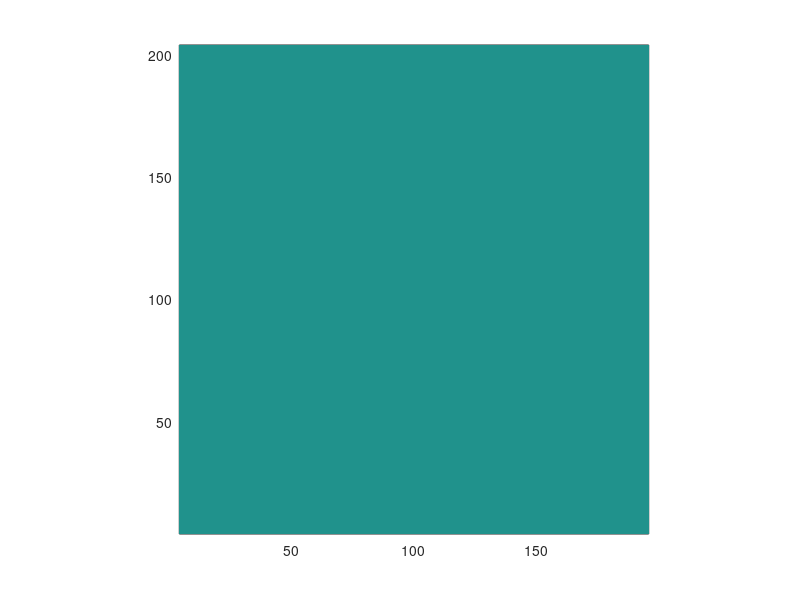

The MATLAB source for this figure: (Note: this script raises an error after producing the figure.)
function grid_prams = get_grid(grid_prams,OPT)
%% get_grid.m
%% Author: Timothy Williams
%% Date:   20140826, 03:08:57 CEST

do_test  = 0;
if nargin==0
   do_test  = 1;
   OPT      = 1;
   %%
   x0 = 0.0;
   y0 = 0.0;
   ii = 49;
   jj = 51;
   dx = 4e3;%m
   dy = 4e3;%m
   %%
   grid_prams  = struct('x0',x0,'y0',y0,...
                        'nx',ii,'ny',jj,...
                        'dx',dx,'dy',dy);
end
xm = grid_prams.x0;
ym = grid_prams.y0;
ii = grid_prams.nx;
jj = grid_prams.ny;
dx = grid_prams.dx;
dy = grid_prams.dy;

xx = xm+dx*(1:ii)';
yy = ym+dy*(1:jj)';
%
[Y,X] = meshgrid(yy,xx);%%x~i,y~j
R     = sqrt(X.^2+Y.^2);
Theta = atan2(Y,X);
%%
scuy     = 0*X+dy;
scvx     = 0*X+dx;
scp2     = scuy.*scvx;%%cell area
LANDMASK = 0*X;

if OPT==0%%make an island;
   x0             = xm-.25*(2*xm); %%centre
   y0             = -ym+.25*(2*ym); %%centre
   R0             = 30e3;           %%radius
   j0             = find( (X-x0).^2+(Y-y0).^2<R0^2 );
   %%
   LANDMASK(j0)   = 1;
elseif OPT==1
   x0             = .8*xm;
   j0             = find(X>x0);
   LANDMASK(j0)   = 1;
elseif OPT==2
   x0             = .5*xm;
   y0             = -.5*ym;
   j0             = find((X>x0)&(Y<y0));
   LANDMASK(j0)   = 1;
elseif OPT==3
   %%no land
end

grid_prams.X         = X;
grid_prams.Y         = Y;
grid_prams.LANDMASK  = LANDMASK;
grid_prams.scuy      = scuy;
grid_prams.scvx      = scvx;
grid_prams.scp2      = scp2;%%cell area
grid_prams.scp2i     = 1./scp2;   %%1/[cell area]

if do_test
   H  = pcolor(X/1e3,Y/1e3,LANDMASK);
   set(H,'EdgeColor', 'none');
   daspect([1 1 1]);
   %GEN_proc_fig('\ity, \rmkm','\itx, \rmkm');
   GEN_proc_fig('\itx, \rmkm','\ity, \rmkm');
   ttl   = title('Land mask');
   GEN_font(ttl);
   colorbar;
end
